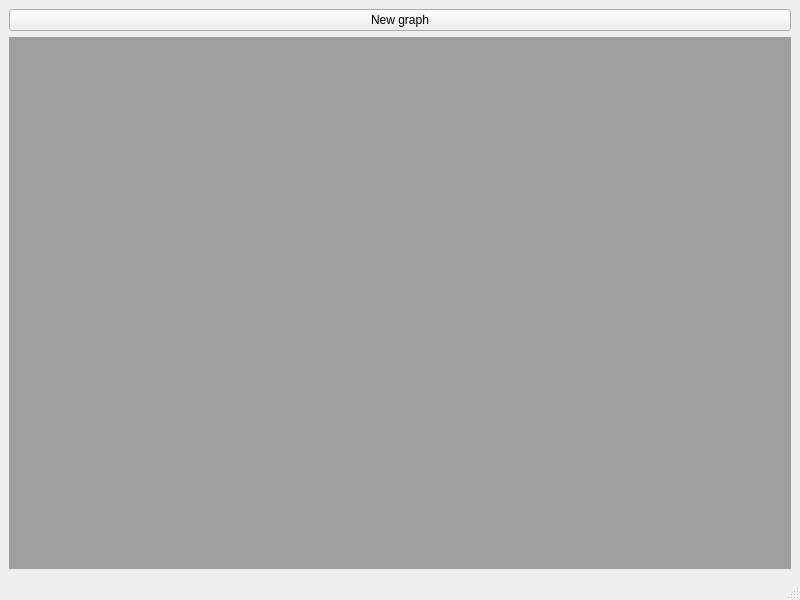
<?xml version="1.0" encoding="UTF-8"?>
<ui version="4.0">
 <class>MainWindow</class>
 <widget class="QMainWindow" name="MainWindow">
  <property name="geometry">
   <rect>
    <x>0</x>
    <y>0</y>
    <width>800</width>
    <height>600</height>
   </rect>
  </property>
  <property name="windowTitle">
   <string>MainWindow</string>
  </property>
  <widget class="QWidget" name="centralwidget">
   <layout class="QGridLayout" name="gridLayout">
    <item row="0" column="0">
     <widget class="QPushButton" name="newGraphButton">
      <property name="text">
       <string>New graph</string>
      </property>
     </widget>
    </item>
    <item row="1" column="0">
     <widget class="QMdiArea" name="mdiArea"/>
    </item>
   </layout>
  </widget>
  <widget class="QStatusBar" name="statusbar"/>
 </widget>
 <resources/>
 <connections/>
</ui>
